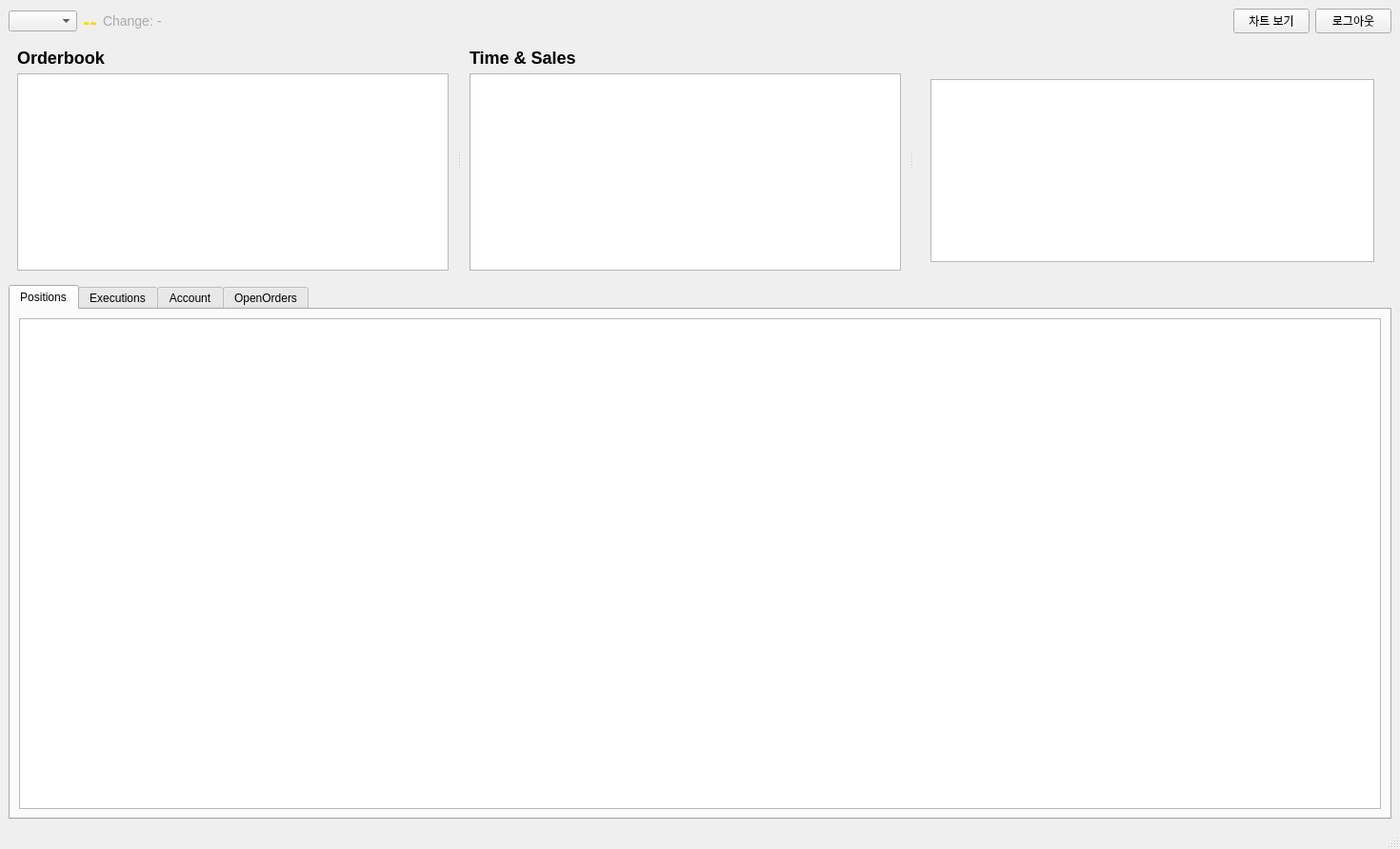
<?xml version="1.0" encoding="UTF-8"?>
<ui version="4.0">
 <class>MainWindow</class>

 <widget class="QMainWindow" name="MainWindow">
  <property name="geometry">
   <rect>
    <x>0</x><y>0</y><width>1470</width><height>891</height>
   </rect>
  </property>
  <property name="windowTitle">
   <string>Ninja HTS Client</string>
  </property>

  <!-- ================= CENTRAL ================= -->
  <widget class="QWidget" name="centralwidget">
   <layout class="QVBoxLayout" name="rootLayout">

    <!-- ================= TOP BAR ================= -->
    <item>
     <layout class="QHBoxLayout" name="topBarLayout">

      <item>
       <widget class="QComboBox" name="symbolCombo"/>
      </item>

      <item>
       <widget class="QLabel" name="labelPrice">
        <property name="text">
         <string>--</string>
        </property>
        <property name="styleSheet">
         <string notr="true">font-size:22px;font-weight:600;color:#FFD700;</string>
        </property>
       </widget>
      </item>

      <item>
       <widget class="QLabel" name="labelChange">
        <property name="text">
         <string>Change: -</string>
        </property>
        <property name="styleSheet">
         <string notr="true">font-size:14px;color:#aaaaaa;</string>
        </property>
       </widget>
      </item>

      <item>
       <spacer>
        <property name="orientation">
         <enum>Qt::Horizontal</enum>
        </property>
        <property name="sizeHint">
         <size>
          <width>40</width><height>20</height>
         </size>
        </property>
       </spacer>
      </item>

      <item>
       <widget class="QPushButton" name="btnOpenChart">
        <property name="text">
         <string>차트 보기</string>
        </property>
       </widget>
      </item>

      <item>
       <widget class="QPushButton" name="btnLogout">
        <property name="text">
         <string>로그아웃</string>
        </property>
       </widget>
      </item>

     </layout>
    </item>

    <!-- ================= MIDDLE SPLITTER ================= -->
    <item>
     <widget class="QSplitter" name="splitterMain">
      <property name="orientation">
       <enum>Qt::Horizontal</enum>
      </property>

      <!-- ORDERBOOK -->
      <widget class="QFrame" name="orderbookContainer">
       <layout class="QVBoxLayout" name="orderbookLayout">
        <item>
         <widget class="QLabel" name="orderbookTitle">
          <property name="text">
           <string>Orderbook</string>
          </property>
          <property name="styleSheet">
           <string notr="true">font-size:18px;font-weight:bold;</string>
          </property>
         </widget>
        </item>
        <item>
         <widget class="QTableWidget" name="tableOrderbook"/>
        </item>
       </layout>
      </widget>

      <!-- TIME & SALES -->
      <widget class="QFrame" name="timeSalesContainer">
       <layout class="QVBoxLayout" name="timeSalesLayout">
        <item>
         <widget class="QLabel" name="labelTimeSalesTitle">
          <property name="text">
           <string>Time &amp; Sales</string>
          </property>
          <property name="styleSheet">
           <string notr="true">font-size:18px;font-weight:bold;</string>
          </property>
         </widget>
        </item>
        <item>
         <widget class="QTableWidget" name="tableTimeSales"/>
        </item>
       </layout>
      </widget>

      <!-- ORDER PANEL -->
      <widget class="QFrame" name="orderPanelContainer">
       <layout class="QVBoxLayout" name="orderPanelLayout">

        <item>
         <widget class="QFrame" name="orderPanelBody">
          <layout class="QVBoxLayout" name="orderPanelBodyLayout"/>
         </widget>
        </item>

        <item>
         <widget class="QFrame" name="watchlistContainer">
          <property name="minimumHeight">
           <number>220</number>
          </property>
          <layout class="QVBoxLayout" name="watchlistLayout">
           <item>
            <widget class="QTableWidget" name="tableWatchlist"/>
           </item>
          </layout>
         </widget>
        </item>

       </layout>
      </widget>

     </widget>
    </item>

    <!-- ================= BOTTOM TABS ================= -->
    <item>
     <widget class="QTabWidget" name="bottomTabs">

      <widget class="QWidget" name="tabPositions">
       <attribute name="title">
        <string>Positions</string>
       </attribute>
       <layout class="QVBoxLayout" name="positionsLayout">
        <item>
         <widget class="QTableWidget" name="tablePositions"/>
        </item>
       </layout>
      </widget>

      <widget class="QWidget" name="tabExecutions">
       <attribute name="title">
        <string>Executions</string>
       </attribute>
       <layout class="QVBoxLayout" name="executionsLayout"/>
      </widget>

      <widget class="QWidget" name="tabAccount">
       <attribute name="title">
        <string>Account</string>
       </attribute>
       <layout class="QVBoxLayout" name="accountLayout">
        <item>
         <widget class="QTableWidget" name="tableAccount"/>
        </item>
       </layout>
      </widget>

      <widget class="QWidget" name="tabOpenOrders">
       <attribute name="title">
        <string>OpenOrders</string>
       </attribute>
       <layout class="QVBoxLayout" name="openOrdersLayout"/>
      </widget>

     </widget>
    </item>

   </layout>
  </widget>

  <widget class="QStatusBar" name="statusbar"/>

 </widget>

 <resources/>
 <connections/>
</ui>
